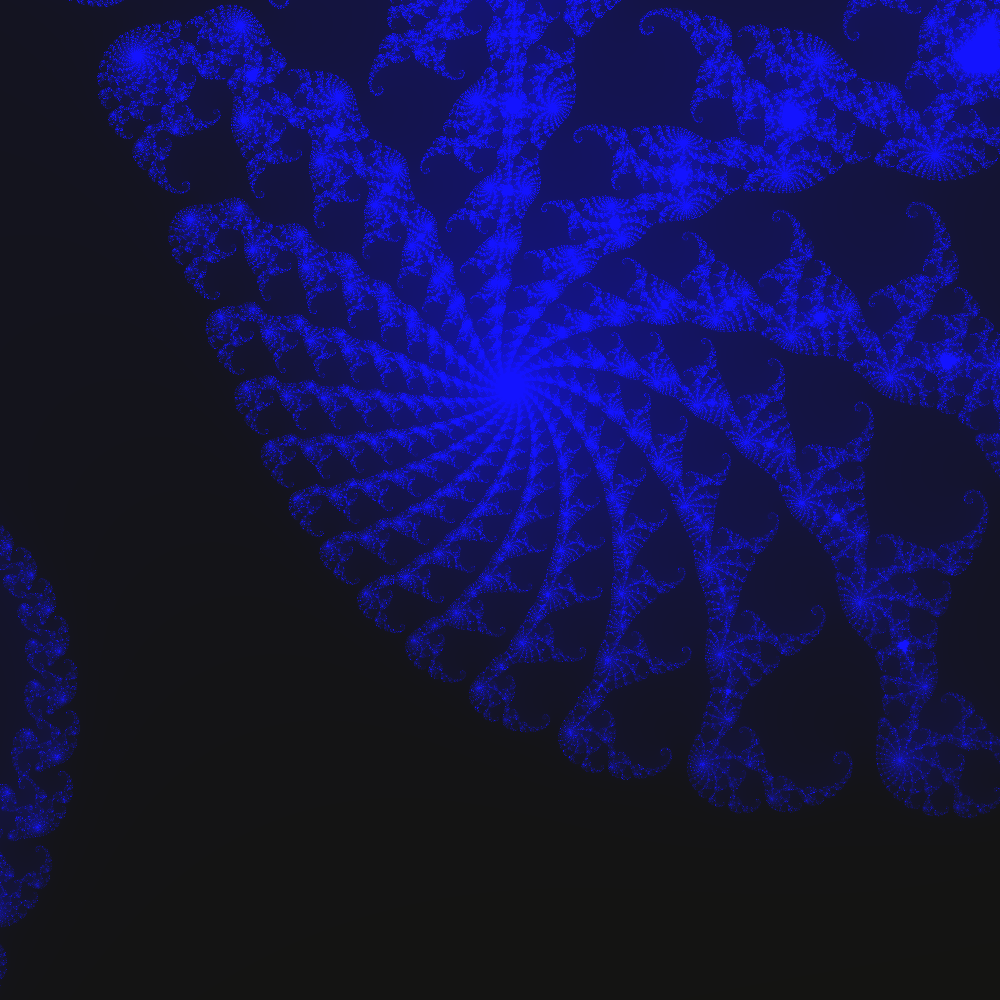

The script that saved this image:
"""
Mitchell Yu
Mandelbrot 2
Based on Ms. Healey's
On my honor

"""
from PIL import Image

xa, xb = 0.2850579965743236,0.2869347193627618
ya, yb = -0.01226480008335784,-0.01038807729491964
imgx, imgy = 1000, 1000
maxIt = 256
exp = 2

image = Image.new("RGB", (imgx, imgy))

for y in range(imgy):
	cy = y*((yb-ya)/(imgy-1))+ya
	for x in range(imgx):
		cx = x*((xb-xa)/(imgx-1))+xa
		c = complex(cx, cy)
		z = 0
		for i in range(maxIt):
			if abs(z) >= 2.0:
				break
			z = z**exp+c
		r = 20
		g = 20
		b = i

		image.putpixel((x,y),(r,g,b))

image.save("mandelbrot2.png","PNG")